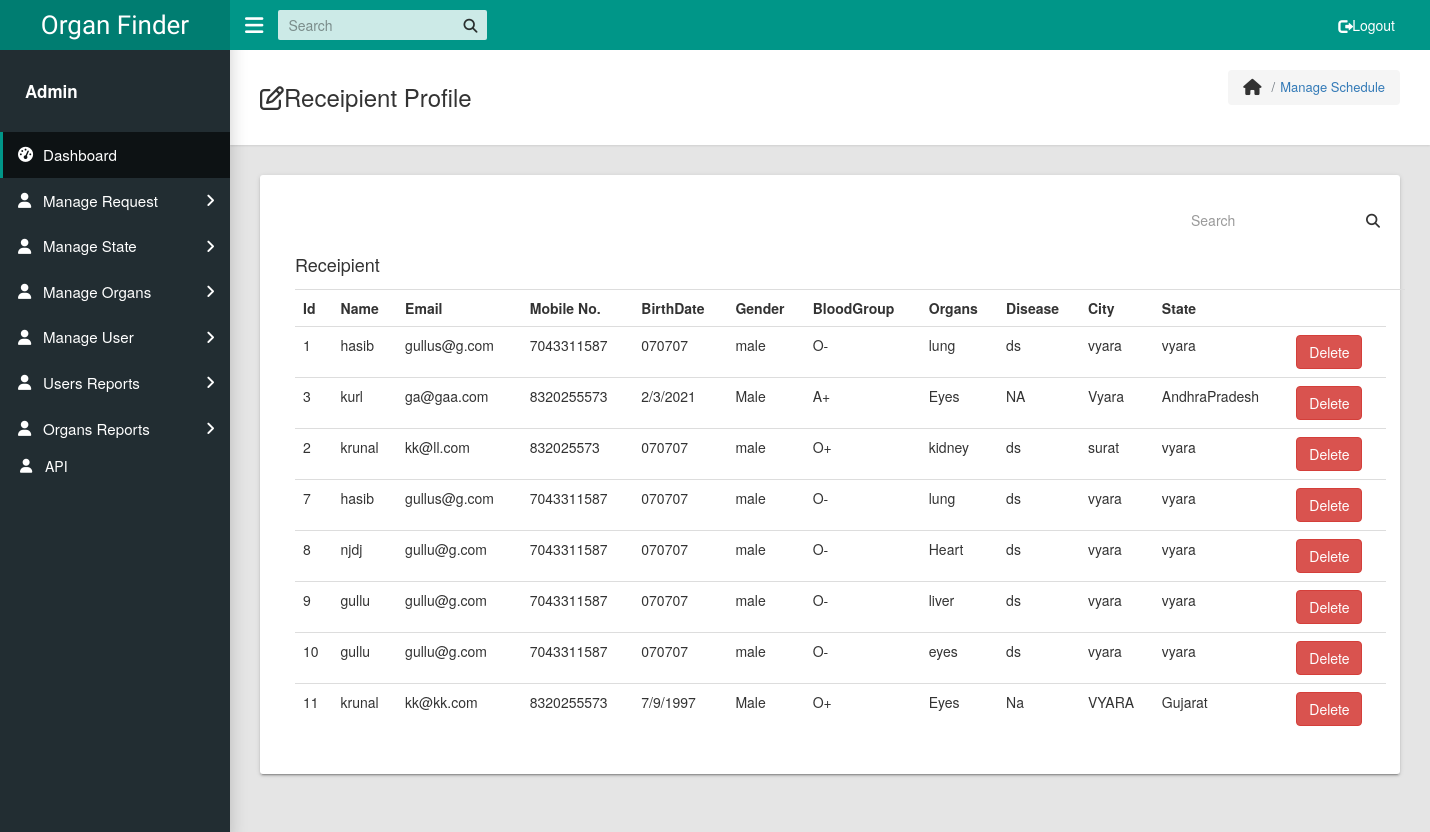
Screenshot of /receipientprofile.php with the database file from the repository.
### tables this page shows
CREATE TABLE `recreg` (
  `id` int(11) NOT NULL,
  `r_name` varchar(100) NOT NULL,
  `r_email` varchar(100) NOT NULL,
  `r_pass` varchar(100) NOT NULL,
  `r_dob` varchar(100) NOT NULL,
  `r_gender` varchar(100) NOT NULL,
  `r_bloodgroup` varchar(100) NOT NULL,
  `r_disease` varchar(100) NOT NULL,
  `r_state` varchar(100) NOT NULL,
  `r_category` varchar(100) NOT NULL,
  `r_city` varchar(100) NOT NULL,
  `r_contact` varchar(100) NOT NULL
);

### receipientprofile.php (the view, shortened to what this page needs)
<?php
if(isset($_POST['search']))
{
    $valueToSearch = $_POST['valueToSearch'];
    $query = "SELECT * FROM `recreg` WHERE CONCAT( 'id', `r_name`, `r_email`, `r_state`, `r_category`, `r_city`, `r_contact`) LIKE '%".$valueToSearch."%'";
    $search_result = filterTable($query);
}
 else {
    $query = "SELECT * FROM `recreg`";
    $search_result = filterTable($query);
}
function filterTable($query)
{
	include 'config.php';
	$filter_Result = mysqli_query($conn, $query);
    return $filter_Result;
}
?>
<!DOCTYPE html>
<html lang="en">
<head>
    <link rel="stylesheet" type="text/css" href="css/main.css">
	<link rel="stylesheet" href="https://maxcdn.bootstrapcdn.com/bootstrap/3.4.0/css/bootstrap.min.css">
    <link rel="stylesheet" type="text/css" href="../../maxcdn.bootstrapcdn.com/font-awesome/4.7.0/css/font-awesome.min.css">
  </head>
  <body class="app sidebar-mini rtl">
    <header class="app-header"><a class="app-header__logo" href="dashboard.php">Organ Finder</a>
      <a class="app-sidebar__toggle" href="#" data-toggle="sidebar" aria-label="Hide Sidebar"></a>
      <ul class="app-nav">
        <li class="app-search">
          <input class="app-search__input" type="search" placeholder="Search">
          <button class="app-search__button"><i class="fa fa-search"></i></button>
        </li>
    			<li class="app-nav">
				<a class="treeview-item" href="logout.php"><i class="glyphicon glyphicon-log-out"></i> Logout</a>
				</li>
    </header>
    <aside class="app-sidebar">
      <div class="app-sidebar__user"><img class="app-sidebar__user-avatar" src="admin.png" alt="">
        <div>
          <p class="app-sidebar__user-name"><b>Admin</b></p>
        </div>
      </div>
      <ul class="app-menu">
        <li><a class="app-menu__item active" href="dashboard.php"><i class="app-menu__icon fa fa-dashboard"></i><span class="app-menu__label">Dashboard</span></a></li>
	<li class="treeview"><a class="app-menu__item" href="#" data-toggle="treeview"><i class="app-menu__icon fa fa-user">
      </i><span class="app-menu__label">Manage Request</span><i class="treeview-indicator fa fa-angle-right"></i></a>
        </li>
        <li class="treeview"><a class="app-menu__item" href="#" data-toggle="treeview"><i class="app-menu__icon fa fa-user"></i><span class="app-menu__label">Manage State</span><i class="treeview-indicator fa fa-angle-right"></i></a>
        </li>
       <li class="treeview"><a class="app-menu__item" href="#" data-toggle="treeview"><i class="app-menu__icon fa fa-user"></i><span class="app-menu__label">Manage Organs</span><i class="treeview-indicator fa fa-angle-right"></i></a>
        </li>
        <li class="treeview"><a class="app-menu__item" href="#" data-toggle="treeview"><i class="app-menu__icon fa fa-user"></i><span class="app-menu__label">Manage User</span><i class="treeview-indicator fa fa-angle-right"></i></a>
        </li>
		<li class="treeview"><a class="app-menu__item" href="#" data-toggle="treeview"><i class="app-menu__icon fa fa-user"></i><span class="app-menu__label"> Users Reports</span><i class="treeview-indicator fa fa-angle-right"></i></a>
		  </li>
		  <li class="treeview"><a class="app-menu__item" href="#" data-toggle="treeview"><i class="app-menu__icon fa fa-user"></i>
		<span class="app-menu__label">Organs Reports</span><i class="treeview-indicator fa fa-angle-right"></i></a>
		  </li>
		  <li><a class="treeview-item" href="api.php"><i class="app-menu__icon fa fa-user"></i> API</a></li>
      </ul>
    </aside>
    <main class="app-content">
      <div class="app-title">
        <div>
          <h1><i class="fa fa-edit"></i>Receipient Profile</h1>
        </div>
        <ul class="app-breadcrumb breadcrumb">
          <li class="breadcrumb-item"><i class="fa fa-home fa-lg"></i></li>
          <li class="breadcrumb-item"><a href="#">Manage Schedule</a></li>
        </ul>
      </div>
      <div class="row">
        <div class="col-md-12">
          <div class="tile">
            <div class="row">
              <div class="col-lg-6">
			  <div class="container">
			  <form action="receipientprofile.php" method="post">
			  <ul class="app-nav">
        <li class="app-search">
          <input class="app-search__input"type="text" name="valueToSearch" placeholder="Search">
          <button class="app-search__button" type="submit" name="search" value="Filter"><i class="fa fa-search"></i></button>
        </li>
		</ul>
		 <label><h4>Receipient </h4></label>
            <table class="table">
                <tr>
                    <th>Id</th>
                    <th>Name</th>
                    <th>Email</th>
                    <th>Mobile No.</th>
                    <th>BirthDate</th>
                    <th>Gender</th>
                    <th>BloodGroup</th>
					<th>Organs</th>
                    <th>Disease</th>
                    <th>City</th>
                    <th>State</th>
                    <th></th>
                    <th></th>
                </tr>
                <?php while($row = mysqli_fetch_array($search_result)):?>
                <tr>
                    <td><?php echo $row['id'];?></td>
                    <td><?php echo $row['r_name'];?></td>
                    <td><?php echo $row['r_email'];?></td>
                    <td><?php echo $row['r_contact'];?></td>
                    <td><?php echo $row['r_dob'];?></td>
                    <td><?php echo $row['r_gender'];?></td>
                    <td><?php echo $row['r_bloodgroup'];?></td>
                    <td><?php echo $row['r_category'];?></td>
                    <td><?php echo $row['r_disease'];?></td>
                    <td><?php echo $row['r_city'];?></td>
                    <td><?php echo $row['r_state'];?></td>
					<td><a class="btn btn-danger" href="deletedonoruser.php?id=<?php echo $row['id']; ?>">Delete</a></td>
		        </tr>
                <?php
				endwhile;
				?>
            </table>
        </form>
        </div>
                </div>
            </div>
          </div>
        </div>
      </div>
    </main>
</html>

### rows the page displays
recreg: id "1", r_name "hasib", r_email "gullus@g.com", r_contact "7043311587", r_dob "070707", r_gender "male", r_bloodgroup "O-", r_category "lung", r_disease "ds", r_city "vyara", r_state "vyara"
recreg: id "3", r_name "kurl", r_email "ga@gaa.com", r_contact "8320255573", r_dob "2/3/2021", r_gender "Male", r_bloodgroup "A+", r_category "Eyes", r_disease "NA", r_city "Vyara", r_state "AndhraPradesh"
recreg: id "2", r_name "krunal", r_email "kk@ll.com", r_contact "832025573", r_dob "070707", r_gender "male", r_bloodgroup "O+", r_category "kidney", r_disease "ds", r_city "surat", r_state "vyara"
recreg: id "7", r_name "hasib", r_email "gullus@g.com", r_contact "7043311587", r_dob "070707", r_gender "male", r_bloodgroup "O-", r_category "lung", r_disease "ds", r_city "vyara", r_state "vyara"
recreg: id "8", r_name "njdj", r_email "gullu@g.com", r_contact "7043311587", r_dob "070707", r_gender "male", r_bloodgroup "O-", r_category "Heart", r_disease "ds", r_city "vyara", r_state "vyara"
recreg: id "9", r_name "gullu", r_email "gullu@g.com", r_contact "7043311587", r_dob "070707", r_gender "male", r_bloodgroup "O-", r_category "liver", r_disease "ds", r_city "vyara", r_state "vyara"
recreg: id "10", r_name "gullu", r_email "gullu@g.com", r_contact "7043311587", r_dob "070707", r_gender "male", r_bloodgroup "O-", r_category "eyes", r_disease "ds", r_city "vyara", r_state "vyara"
recreg: id "11", r_name "krunal", r_email "kk@kk.com", r_contact "8320255573", r_dob "7/9/1997", r_gender "Male", r_bloodgroup "O+", r_category "Eyes", r_disease "Na", r_city "VYARA", r_state "Gujarat"
